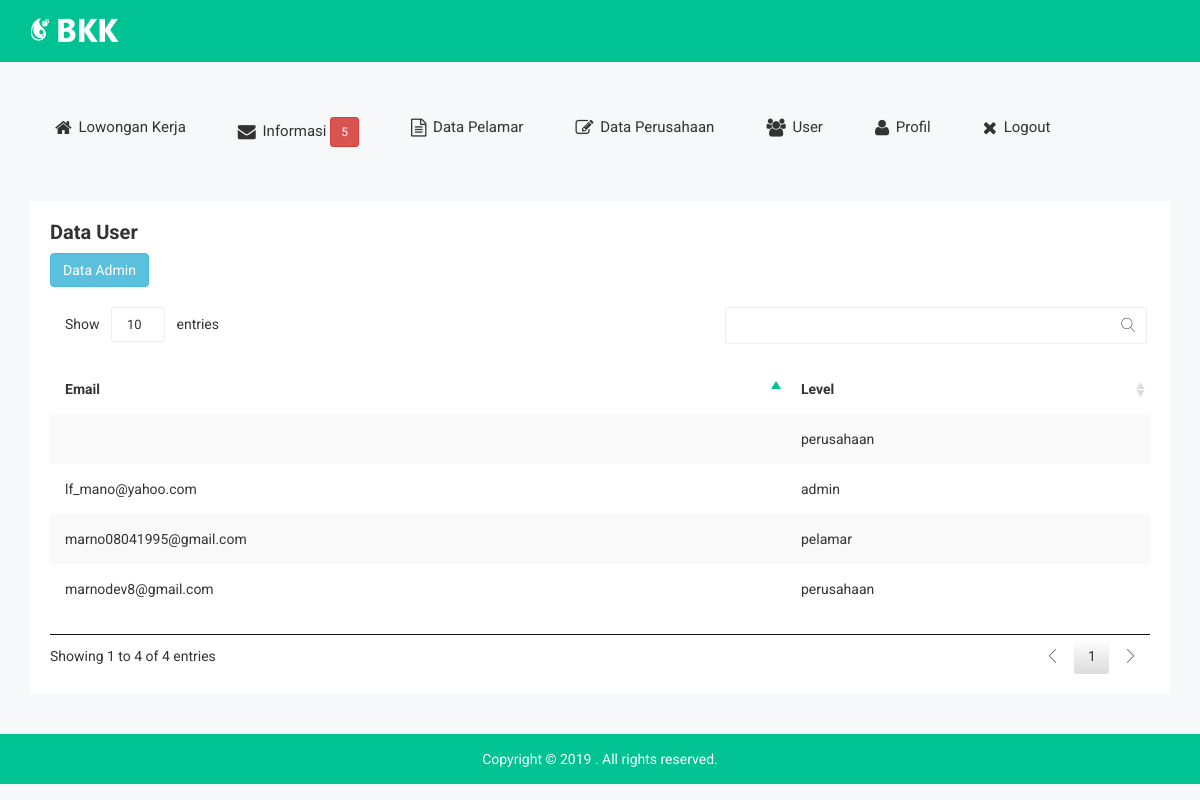
Before: /user.php (signed in) with the older database file.
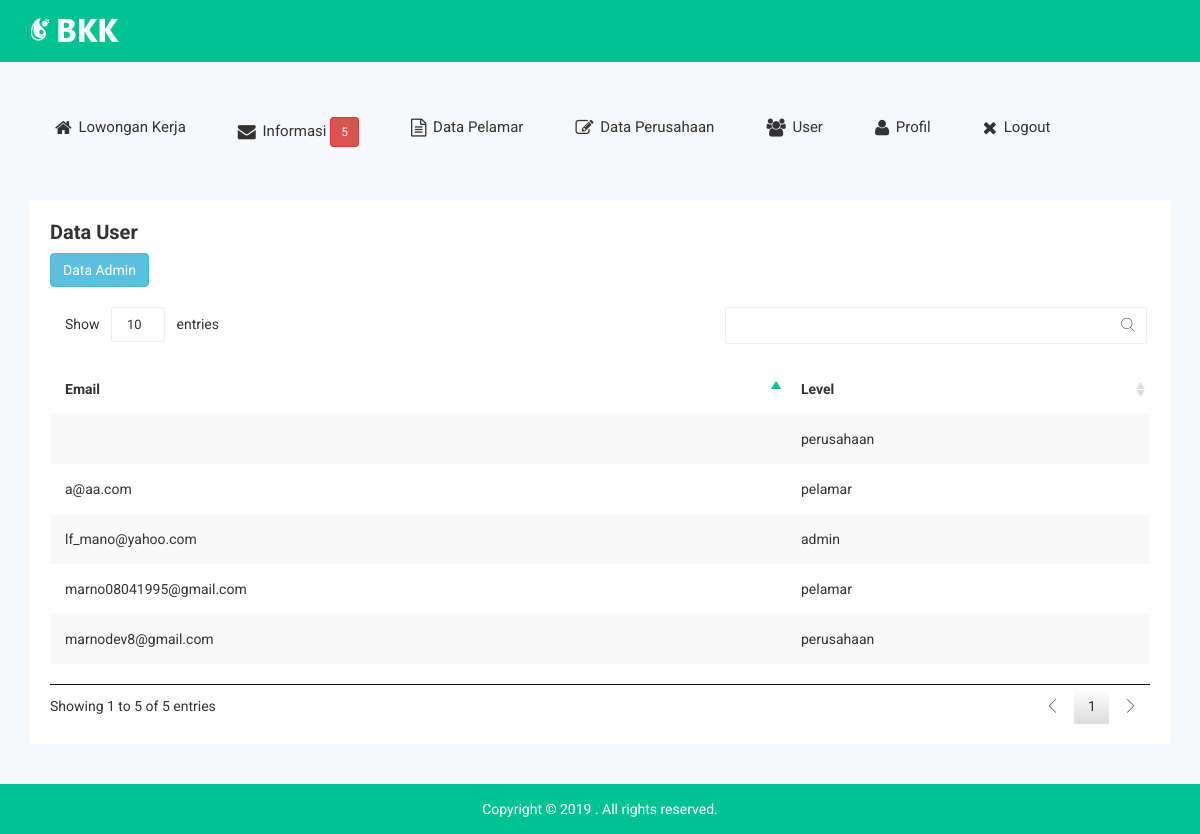
After: the same page with the newer database file.
### tables this page shows
CREATE TABLE `user` (
  `id_user` int(11) NOT NULL AUTO_INCREMENT,
  `email` varchar(100) DEFAULT NULL,
  `password` varchar(100) DEFAULT NULL,
  `level` varchar(20) DEFAULT NULL,
  PRIMARY KEY (`id_user`)
);

### user.php (the view, shortened to what this page needs)
<!doctype html>
<html class="no-js" lang="">
<head>
    <link rel="stylesheet" href="css/bootstrap.min.css">
    <link rel="stylesheet" href="css/font-awesome.min.css">
    <link rel="stylesheet" href="css/owl.carousel.css">
    <link rel="stylesheet" href="css/owl.theme.css">
    <link rel="stylesheet" href="css/owl.transitions.css">
    <link rel="stylesheet" href="css/meanmenu/meanmenu.min.css">
    <link rel="stylesheet" href="css/animate.css">
    <link rel="stylesheet" href="css/normalize.css">
    <link rel="stylesheet" href="css/scrollbar/jquery.mCustomScrollbar.min.css">
    <link rel="stylesheet" href="css/jvectormap/jquery-jvectormap-2.0.3.css">
    <link rel="stylesheet" href="css/notika-custom-icon.css">
    <link rel="stylesheet" href="css/wave/waves.min.css">
    <link rel="stylesheet" href="css/main.css">
    <link rel="stylesheet" href="style.css">
    <link rel="stylesheet" href="css/responsive.css">
    <link rel="stylesheet" href="css/jquery.dataTables.min.css">
</head>
<body>
    <div class="header-top-area">
        <div class="container">
            <div class="row">
                <div class="col-lg-4 col-md-4 col-sm-12 col-xs-12">
                    <div class="logo-area">
                        <a href="#"><img src="img/logo/logo.png" alt="" /></a>
                    </div>
                </div>
            </div>
        </div>
    </div>
    <?php
    if($_SESSION['level']=="admin")
    {
        include('headerAdmin.php');
    }
    else
    {
        include('headerPerusahaan.php');
    }
    ?>
    <?php
    include_once "config.php";
    $result = mysqli_query($conn, "SELECT * FROM user ORDER BY id_user ASC");
    ?>
    <div class="data-table-area">
        <div class="container">
            <div class="row">
                <div class="col-lg-12 col-md-12 col-sm-12 col-xs-12">
                    <div class="data-table-list">
                        <div class="basic-tb-hd">
                            <h2>Data User</h2>
                            <a href="admin.php"><button class="btn btn-info btn-icon-notika">Data Admin</button></a>
                        </div>
                        <div class="table-responsive">
                            <table id="data-table-basic" class="table table-striped">
                                <thead>
                                    <tr>
                                        <th>Email</th>
                                        <th>Level</th>
                                    </tr>
                                </thead>
                                <tbody>
                                   <?php
                                    while($data = mysqli_fetch_array($result)) {
                                        echo"<tr>";
                                        echo "<td>" .$data['email']. "</td>";
                                        echo "<td>".$data['level']."</td>";
                                        echo"</tr>";
                                    }
                                    ?>
                            </table>
                        </div>
                    </div>
                </div>
            </div>
        </div>
    </div>
    <div class="footer-copyright-area">
        <div class="container">
            <div class="row">
                <div class="col-lg-12 col-md-12 col-sm-12 col-xs-12">
                    <div class="footer-copy-right">
                        <p>Copyright © 2019
. All rights reserved.</p>
                    </div>
                </div>
            </div>
        </div>
    </div>
</body>
</html>

Changed rows visible on the page:
added user: email "a@aa.com", level "pelamar"
Other visible differences:
text written by a page script: "Show entries Showing 1 to 4 of 4 entries 1" → "Show entries Showing 1 to 5 of 5 entries 1"
